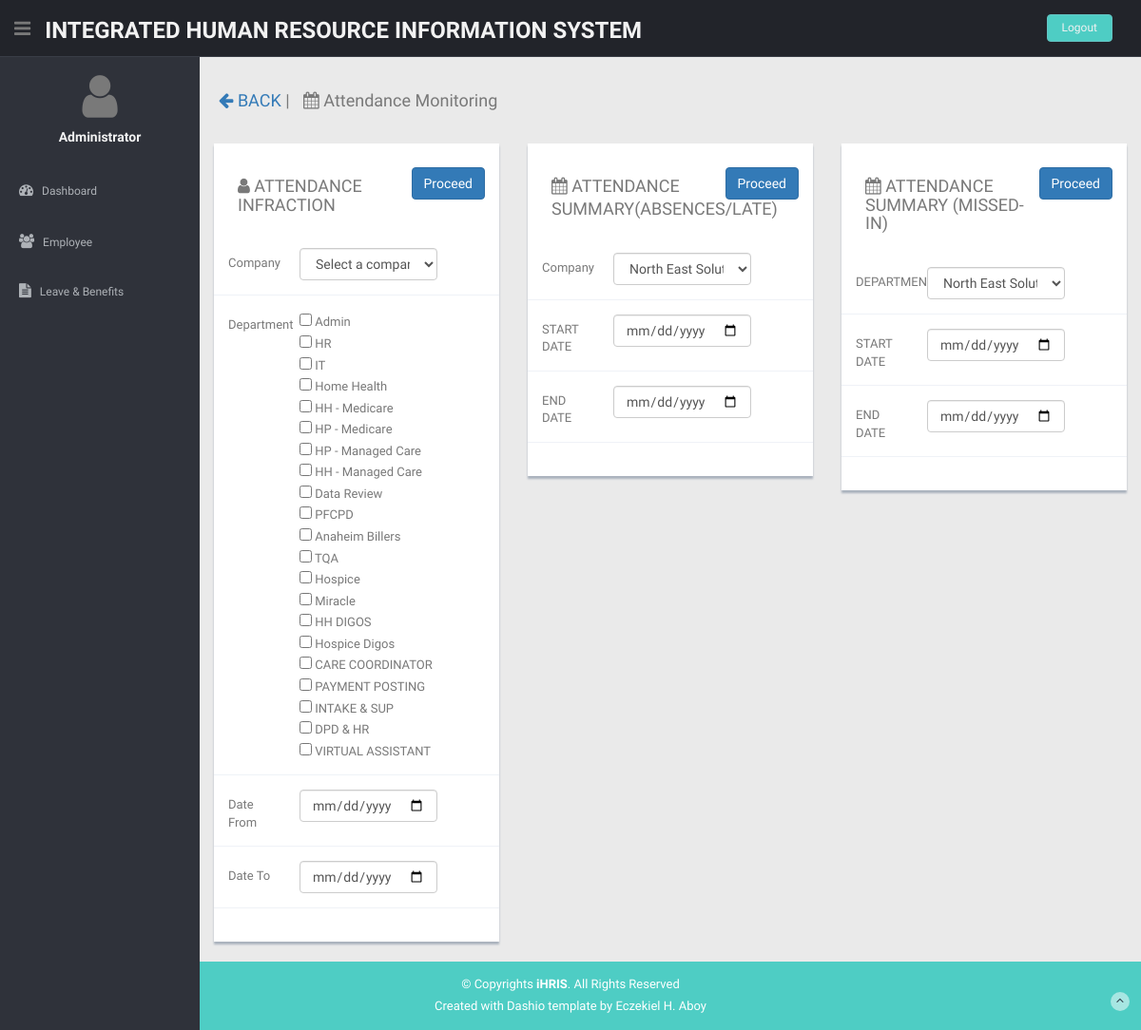
The page /hr/indexbak.php?monitorattendance (signed in) on the database its author committed.
### tables this page shows
CREATE TABLE `department` (
  `id` int(45) NOT NULL,
  `department` varchar(100) DEFAULT NULL
);

### hr/monitorattendance.php (the view, shortened to what this page needs)
    <div class="row">
      <div class="col-lg-12">
      <h4 style="text-indent: 10px;"><a href="?main"><i class="fa fa-arrow-left"></i> BACK</a> | <i class="fa fa-calendar"></i> Attendance Monitoring</h4>
    </div>
    </div>
    <form class="form-horizontal style-form" method="GET" onSubmit="return SubmitDetails();">
    <div class="col-lg-4 mt">
            <div class="content-panel">
              <div class="panel-heading">
                <input type="submit" name="submit" class="btn btn-primary" value="Proceed" style="float:right;">
              <h4><i class="fa fa-user"></i> ATTENDANCE INFRACTION</h4>
            </div>
            <div class="panel-body">
            <div class="form-group">
  <label class="col-sm-3 col-sm-3 control-label">Company</label>
  <div class="col-sm-7">
  <select name="company" class="form-control" id="company">
  <option value="">Select a company</option>
</select>
  </div>
</div>
<div class="form-group">
  <label class="col-sm-3 col-sm-3 control-label">Department</label>
  <div class="col-sm-7">
    <?php
    $sqlDepartment = mysqli_query($con, "SELECT id, department FROM department GROUP BY id");
    if ($sqlDepartment === false) {
        echo "Error in SQL query: " . mysqli_error($con);
    } elseif (mysqli_num_rows($sqlDepartment) > 0) {
        while ($row = mysqli_fetch_array($sqlDepartment)) {
            ?>
            <input type="checkbox" name="departments[]" value="<?php echo htmlspecialchars($row['id']); ?>">
            <?php echo htmlspecialchars($row['department']); ?><br>
            <?php
        }
    } else {
        echo "No departments found.";
    }
    ?>
  </div>
</div>
                <div class="form-group">
                  <label class="col-sm-3 col-sm-3 control-label">Date From</label>
                  <div class="col-sm-7">
                    <input type="date" name="startdate" required class="form-control">
                  </div>
                </div>
                <div class="form-group">
                  <label class="col-sm-3 col-sm-3 control-label">Date To</label>
                  <div class="col-sm-7">
                    <input type="date" name="enddate" required class="form-control">
                  </div>
                </div>
            </div>
          </div>
        </div>
        </form>
        <form class="form-horizontal style-form" method="GET" action="attendancemonitoringsummary.php" onSubmit="return SubmitDetails();" target="_blank">
    <div class="col-lg-4 mt">
            <div class="content-panel">
              <div class="panel-heading">
                <input type="submit" name="submit" class="btn btn-primary" value="Proceed" style="float:right;">
              <h4><i class="fa fa-calendar"></i> ATTENDANCE SUMMARY(ABSENCES/LATE) </h4>
            </div>
            <div class="panel-body">
            <div class="form-group">
                  <label class="col-sm-3 col-sm-3 control-label">Company</label>
                  <div class="col-sm-7">
                    <select name="dept" class="form-control">
                      <?php
                      $sqlDepartment=mysqli_query($con,"SELECT companycode,companyname FROM settings GROUP BY companycode");
                      if(mysqli_num_rows($sqlDepartment)>0){
                        while($row=mysqli_fetch_array($sqlDepartment)){
                          echo "<option value='$row[companycode]'>$row[companyname]</option>";
                        }
                      }
                      ?>
                    </select>
                  </div>
                </div>
                <div class="form-group">
                  <label class="col-sm-3 col-sm-3 control-label">START DATE</label>
                  <div class="col-sm-7">
                    <input type="date" name="startdate" class="form-control">
                  </div>
                </div>
                <div class="form-group">
                  <label class="col-sm-3 col-sm-3 control-label">END DATE</label>
                  <div class="col-sm-7">
                    <input type="date" name="enddate" class="form-control">
                  </div>
                </div>
            </div>
          </div>
        </div>
        </form>
        <form class="form-horizontal style-form" method="GET" action="attendancemonitoringsummarymissed.php" onSubmit="return SubmitDetails();" target="_blank">
    <div class="col-lg-4 mt">
            <div class="content-panel">
              <div class="panel-heading">
                <input type="submit" name="submit" class="btn btn-primary" value="Proceed" style="float:right;">
              <h4><i class="fa fa-calendar"></i> ATTENDANCE SUMMARY (MISSED-IN)</h4>
            </div>
            <div class="panel-body">
            <div class="form-group">
                  <label class="col-sm-3 col-sm-3 control-label">DEPARTMENT</label>
                  <div class="col-sm-7">
                    <select name="dept" class="form-control">
                      <?php
                      $sqlDepartment=mysqli_query($con,"SELECT companycode,companyname FROM settings GROUP BY companycode");
                      if(mysqli_num_rows($sqlDepartment)>0){
                        while($row=mysqli_fetch_array($sqlDepartment)){
                          echo "<option value='$row[companycode]'>$row[companyname]</option>";
                        }
                      }
                      ?>
                    </select>
                  </div>
                </div>
                <div class="form-group">
                  <label class="col-sm-3 col-sm-3 control-label">START DATE</label>
                  <div class="col-sm-7">
                    <input type="date" name="startdate" class="form-control">
                  </div>
                </div>
                <div class="form-group">
                  <label class="col-sm-3 col-sm-3 control-label">END DATE</label>
                  <div class="col-sm-7">
                    <input type="date" name="enddate" class="form-control">
                  </div>
                </div>
            </div>
          </div>
        </div>
        </form>

### hr/css/style.css (style rules this page uses)
body { color: #797979; background: #eaeaea; font-family: 'Ruda', sans-serif; padding: 0px !important; margin: 0px !important; font-size:13px; }
a, a:hover, a:focus { text-decoration: none; outline: none; }
.mt { margin-top: 25px; }
.content-panel { background: #ffffff; box-shadow: 0px 3px 2px #aab2bd; padding-top: 15px; padding-bottom: 5px; }
.content-panel h4 { margin-left: 10px; }
label { font-weight: 400; }
.form-horizontal.style-form .form-group { border-bottom: 1px solid #eff2f7; padding-bottom: 15px; margin-bottom: 15px; }
@media (min-width: 768px) { .form-horizontal .control-label { text-align: left; } }

### rows shown on the page
department: department "Admin"
department: department "HR"
department: department "IT"
department: department "Home Health"
department: department "HH - Medicare"
department: department "HP - Medicare"
department: department "HP - Managed Care"
department: department "HH - Managed Care"
department: department "Data Review"
department: department "PFCPD"
department: department "Anaheim Billers"
department: department "TQA"
department: department "Hospice"
department: department "Miracle"
department: department "HH DIGOS"
department: department "Hospice Digos"
department: department "CARE COORDINATOR"
department: department "PAYMENT POSTING"
department: department "INTAKE & SUP"
department: department "DPD & HR"
department: department "VIRTUAL ASSISTANT"

### other values the page prints
$fullname "Administrator"
form field dept "North East Solutions Inc."
